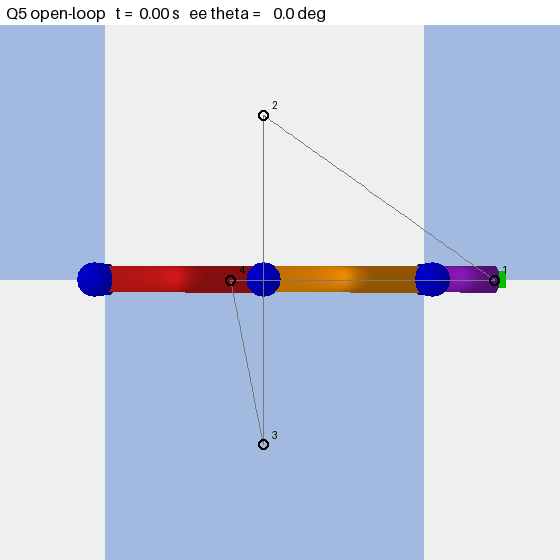
#> input picture ECE276/a1/results/q5_open_loop.gif, 560 x 560 px; its folder holds 2 pictures in this run
$ python figures.py
#> lines starting #> are read from the running program, lines starting #| are printed output that depends on the picture
### ECE276/a1/arm.py
"""Kinematics of the planar three-link arm (l1 = l2 = 0.5 m, l3 = 0.2 m)."""
import numpy as np

L = np.array([0.5, 0.5, 0.2])


def wrap(a):
    """Wrap angle(s) to [-pi, pi)."""
    return (np.asarray(a) + np.pi) % (2 * np.pi) - np.pi


# [9 lines left out: function fk, not called in this run]


def joint_points(q, L=L):
    """Planar positions of joint 1, joint 2, joint 3 and the end effector (4x2)."""
    c = np.cumsum(q)
    seg = np.stack([L * np.cos(c), L * np.sin(c)], axis=1)
    return np.vstack([[0.0, 0.0], np.cumsum(seg, axis=0)])


# [42 lines left out: functions jacobian, ik, pinv_and_null, not called in this run]

### ECE276/a1/figures.py
"""Report figures and representative frames extracted from the Q5/Q6 GIFs."""
import os

import matplotlib
matplotlib.use('Agg')
import matplotlib.pyplot as plt
import numpy as np
from matplotlib.patches import Arc, FancyBboxPatch
from PIL import Image

from arm import L, joint_points, wrap

OUT = os.path.join(os.path.dirname(os.path.abspath(__file__)), 'results')


# ----------------------------------------------------------------------------- Q1
def frame(ax, origin, angle, name, length=0.16, z_mark=True, x_label_shift=(0., 0.)):
    """Draw x (red) and y (green) axes of a planar frame; z points out of the page."""
    o = np.asarray(origin)
    for vec_angle, color, lbl, shift in [(angle, 'tab:red', 'x', x_label_shift),
                                         (angle + np.pi / 2, 'tab:green', 'y', (0., 0.))]:
        d = length * np.array([np.cos(vec_angle), np.sin(vec_angle)])
        ax.annotate('', o + d, o, arrowprops=dict(arrowstyle='-|>', color=color, lw=1.8))
        ax.text(*(o + 1.22 * d + np.asarray(shift)), f'${lbl}_{{{name}}}$', color=color, fontsize=12,
                ha='center', va='center')
    if z_mark:
        ax.plot(*o, 'o', ms=9, mfc='w', mec='tab:blue', mew=1.5, zorder=5)
        ax.plot(*o, '.', ms=4, color='tab:blue', zorder=6)


def angle_arc(ax, center, a0, a1, r, label):
    lo, hi = sorted([a0, a1])
    ax.add_patch(Arc(center, 2 * r, 2 * r, theta1=np.degrees(lo), theta2=np.degrees(hi), lw=1.2))
    mid = (a0 + a1) / 2
    ax.text(center[0] + 1.35 * r * np.cos(mid), center[1] + 1.35 * r * np.sin(mid), label,
            fontsize=13, ha='center', va='center')


def q1_figure():
    q = np.radians([30., 50., -45.])
    pts = joint_points(q)
    c = np.cumsum(q)
    fig, ax = plt.subplots(figsize=(8, 6))
    ax.plot(pts[:, 0], pts[:, 1], '-', color='0.35', lw=7, solid_capstyle='round', alpha=0.35, zorder=1)
    ax.plot(pts[:-1, 0], pts[:-1, 1], 'ko', ms=7, zorder=2)
    ax.plot(*pts[-1], 's', color='tab:green', ms=9, zorder=2)

    # base and world frame {0}
    ax.fill([-0.08, 0.08, 0.05, -0.05], [-0.04, -0.04, 0.0, 0.0], color='0.6', zorder=0)
    frame(ax, [0, 0], 0., '0', length=0.22)
    frame(ax, pts[0], c[0], '1')
    frame(ax, pts[1], c[1], '2')
    # x3 label below link 3, clear of the theta3 arc
    frame(ax, pts[2], c[2], '3', length=0.11, x_label_shift=0.045 * np.array([np.sin(c[2]), -np.cos(c[2])]))
    frame(ax, pts[3], c[2], 'ee', length=0.12)

    # joint angles: measured from the previous x axis (dashed extension) to the new one
    angle_arc(ax, pts[0], 0., c[0], 0.3, r'$\theta_1$')
    for i, (a_prev, a_new) in enumerate([(c[0], c[1]), (c[1], c[2])], start=2):
        o = pts[i - 1]
        ext = o + 0.22 * np.array([np.cos(a_prev), np.sin(a_prev)])
        ax.plot([o[0], ext[0]], [o[1], ext[1]], 'k:', lw=1)
        angle_arc(ax, o, a_prev, a_new, 0.12, fr'$\theta_{i}$')

    for i in range(3):
        m = (pts[i] + pts[i + 1]) / 2
        nrm = np.array([-np.sin(c[i]), np.cos(c[i])])
        ax.text(*(m - (0.09 if i == 2 else 0.06) * nrm), f'$l_{i + 1}$', fontsize=14, ha='center', va='center', color='0.2')

    ax.text(0.98, 0.02, r'$\odot$: all $z_i$ out of the page; gravity along $-z_0$.',
            transform=ax.transAxes, ha='right', fontsize=10)
    ax.set_aspect('equal')
    ax.set_xlim(-0.23, 1.02)
    ax.set_ylim(-0.13, 1.02)
    ax.set_xlabel('x [m]')
    ax.set_ylabel('y [m]')
    ax.set_title('Three-link planar arm and body-fixed frames')
    ax.grid(alpha=0.2)
    fig.tight_layout()
    fig.savefig(os.path.join(OUT, 'q1_frames.png'), dpi=140)
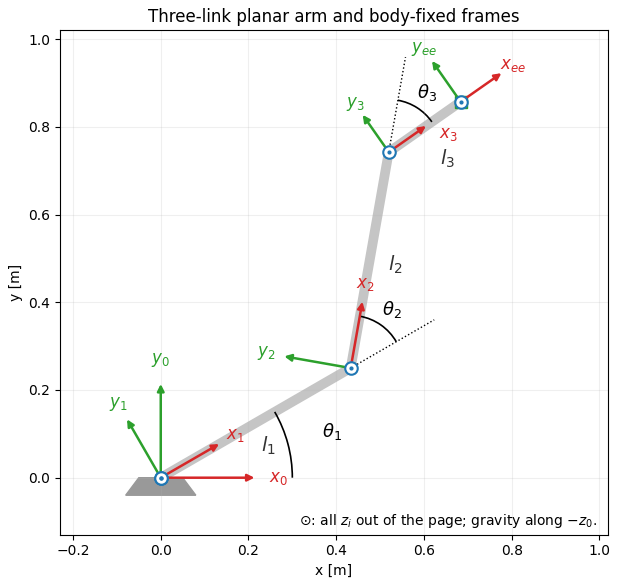
#> figure drawn by matplotlib, 1 panel
    plt.close(fig)


# ----------------------------------------------------------------------------- Q4
def box(ax, xy, text, w=1.7, h=0.8, fc='#e8f0fb'):
    x, y = xy
    ax.add_patch(FancyBboxPatch((x - w / 2, y - h / 2), w, h, boxstyle='round,pad=0.03', fc=fc, ec='k'))
    ax.text(x, y, text, ha='center', va='center', fontsize=10)
    return dict(l=(x - w / 2, y), r=(x + w / 2, y), t=(x, y + h / 2), b=(x, y - h / 2))


def summer(ax, xy, r=0.17):
    ax.add_patch(plt.Circle(xy, r, fc='w', ec='k'))
    ax.text(*xy, r'$\Sigma$', ha='center', va='center', fontsize=10)
    x, y = xy
    return dict(l=(x - r, y), r=(x + r, y), t=(x, y + r), b=(x, y - r))


def arrow(ax, a, b, label=None, off=(0, 0.14), sign=None, sign_off=(-0.12, 0.1)):
    ax.annotate('', b, a, arrowprops=dict(arrowstyle='-|>', lw=1.3))
    if label:
        ax.text((a[0] + b[0]) / 2 + off[0], (a[1] + b[1]) / 2 + off[1], label, ha='center', fontsize=10)
    if sign:
        ax.text(b[0] + sign_off[0], b[1] + sign_off[1], sign, fontsize=11, ha='center')


def poly(ax, pts, end_arrow=True):
    pts = np.array(pts)
    ax.plot(pts[:-1, 0], pts[:-1, 1], 'k', lw=1.3)
    if end_arrow:
        ax.annotate('', pts[-1], pts[-2], arrowprops=dict(arrowstyle='-|>', lw=1.3))


def q4_figure():
    """Full-pose setpoint control, following Lecture 4 slides 10 and 14."""
    fig, (a1, a2) = plt.subplots(2, 1, figsize=(12, 4.7))
    for ax in (a1, a2):
        ax.set_xlim(-0.2, 13.5)
        ax.set_aspect('equal')
        ax.axis('off')

    a1.set_ylim(-0.8, 1.)
    a1.set_title('(a) Open-loop setpoint control', fontsize=12, loc='left')
    inv = box(a1, (3., 0.), 'Inverse\nkinematics', w=2.)
    act = box(a1, (6.8, 0.), 'Actuator\ncontrol loop', w=2.)
    rob = box(a1, (10.5, 0.), 'Robot\n' r'$\mathbf{x}=f(\mathbf{q})$', w=2.)
    arrow(a1, (0., 0.), inv['l'], r'$\mathbf{x}_{ref}$')
    arrow(a1, inv['r'], act['l'], r'$\mathbf{q}_{ref}$')
    arrow(a1, act['r'], rob['l'], r'$\mathbf{q}$')
    arrow(a1, rob['r'], (13., 0.), r'$\mathbf{x}$')

    a2.set_ylim(-1.65, 1.)
    a2.set_title('(b) Closed-loop setpoint control', fontsize=12, loc='left')
    summ = summer(a2, (1.65, 0.))
    gain = box(a2, (3.0, 0.), r'$K$', w=1.0)
    pinv = box(a2, (4.9, 0.), r'$J^\dagger(\mathbf{q})$', w=1.4)
    summ_q = summer(a2, (6.6, 0.))
    act = box(a2, (8.45, 0.), 'Actuator\ncontrol loop', w=1.7)
    rob = box(a2, (11.2, 0.), 'Robot\n' r'$\mathbf{x}=f(\mathbf{q})$', w=1.7)
    arrow(a2, (0., 0.), summ['l'], r'$\mathbf{x}_{ref}$', sign='+')
    arrow(a2, summ['r'], gain['l'], r'$\mathbf{e}$')
    arrow(a2, gain['r'], pinv['l'], r'$\delta\mathbf{x}$')
    arrow(a2, pinv['r'], summ_q['l'], r'$\delta\mathbf{q}$', sign='+')
    arrow(a2, summ_q['r'], act['l'], r'$\mathbf{q}_{ref}$')
    arrow(a2, act['r'], rob['l'], r'$\mathbf{q}$')
    arrow(a2, rob['r'], (13., 0.), r'$\mathbf{x}$')
    # measured joint angles: q_ref = q_meas + delta q
    poly(a2, [(9.8, 0.), (9.8, -0.6), (6.6, -0.6), summ_q['b']])
    a2.text(6.75, -0.45, '+', fontsize=11)
    a2.text(8.2, -0.47, r'$\mathbf{q}_{meas}$', fontsize=10, ha='center')
    sensor = box(a2, (7.7, -1.2), 'Sensor', w=1.5, h=0.5, fc='#f2f2f2')
    poly(a2, [(12.5, 0.), (12.5, -1.2), sensor['r']])
    poly(a2, [sensor['l'], (1.65, -1.2), summ['b']])
    a2.text(1.38, -0.4, '−', fontsize=13)
    a2.text(3.5, -1.05, r'$\mathbf{x}_{meas}$', fontsize=10)
    fig.tight_layout(h_pad=1.5)
    fig.savefig(os.path.join(OUT, 'q4_block_diagrams.png'), dpi=160)
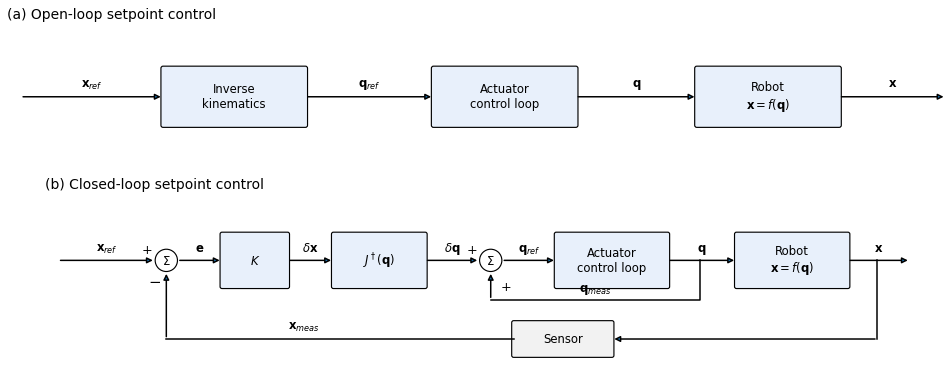
#> figure drawn by matplotlib, 2 panels
    plt.close(fig)


def animation_snapshots():
    """Extract the actual GIF frames at the three intermediate waypoints."""
    times_ms = [2500, 5000, 7500]
    for stem in ['q5_open_loop', 'q6_closed_loop']:
        with Image.open(os.path.join(OUT, stem + '.gif')) as gif:
#> gif is the input picture: PIL image 560x560 P; mean R, G, B 198.5, 206.9, 225.2
            elapsed_ms = 0
            target = 0
            for index in range(gif.n_frames):
                gif.seek(index)
                duration_ms = gif.info['duration']
                if elapsed_ms <= times_ms[target] < elapsed_ms + duration_ms:
                    gif.convert('RGB').save(os.path.join(OUT, f'{stem}_frame{target + 1}.png'))
                    target += 1
                    if target == len(times_ms):
                        break
                elapsed_ms += duration_ms
#> this loop made 151 passes
#> elapsed_ms on passes 1 to 12: 50, 100, 150, 200, 250, 300, 350, 400, 450, 500, 550, 600
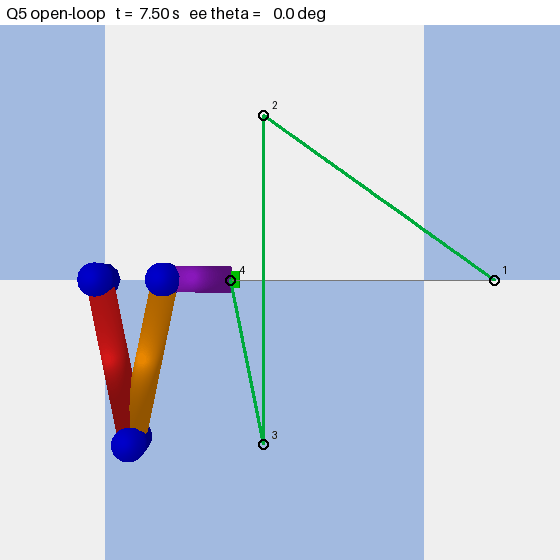
#> gif: PIL image 560x560 RGB; mean R, G, B 197.7, 207.1, 224.3
#> after the loop, elapsed_ms = 7500; target = 3
#> pass 2 of the loop in animation_snapshots, `for stem in ['q5_open_loop', 'q6_closed_loop']:`:
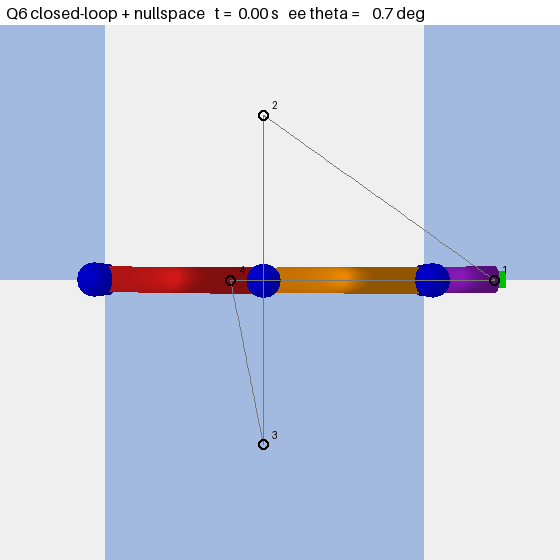
#> input picture ECE276/a1/results/q6_closed_loop.gif, 560 x 560 px
#> in animation_snapshots, gif is the input picture: PIL image 560x560 P; mean R, G, B 198.3, 206.7, 225
#> the loop in animation_snapshots, `for index in range(gif.n_frames):` made 151 passes
#> after the loop in animation_snapshots, `for index in range(gif.n_frames):`:
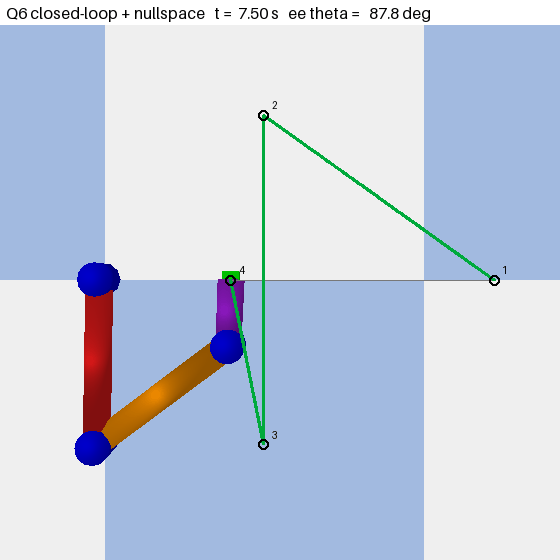
#> gif: PIL image 560x560 RGB; mean R, G, B 197, 206.4, 223.8
#> after the loop in animation_snapshots, `for index in range(gif.n_frames):`: elapsed_ms = 7500; target = 3


# ----------------------------------------------------------------------------- Q6
def optimal_link_angles(p_xy, n=3600):
    """Brute-force reference for Q6: over every ee orientation that reaches p_xy
    (both elbow branches), the posture minimising wrap(q2)^2 + wrap(q3)^2.
    Returns the two interior angles [rad]."""
    th = np.linspace(-np.pi, np.pi, n, endpoint=False)
    xw, yw = p_xy[0] - L[2] * np.cos(th), p_xy[1] - L[2] * np.sin(th)
    c2 = (xw**2 + yw**2 - L[0]**2 - L[1]**2) / (2 * L[0] * L[1])
    best, best_q = np.inf, None
    for elbow in (1., -1.):
        q2 = elbow * np.arccos(np.clip(c2, -1., 1.))
        q1 = np.arctan2(yw, xw) - np.arctan2(L[1] * np.sin(q2), L[0] + L[1] * np.cos(q2))
        q3 = th - q1 - q2
        cost = wrap(q2)**2 + wrap(q3)**2
        cost[np.abs(c2) > 1. + 1e-9] = np.inf
        i = np.argmin(cost)
        if cost[i] < best:
            best, best_q = cost[i], (q2[i], q3[i])
    return np.pi - np.abs(wrap(np.array(best_q)))


def q6_link_angles():
    """Interior angles of Q6 vs the brute-force optimum and the theta = 0 posture of Q5."""
#> (the run stopped early here; a loop or call above may not have finished)
